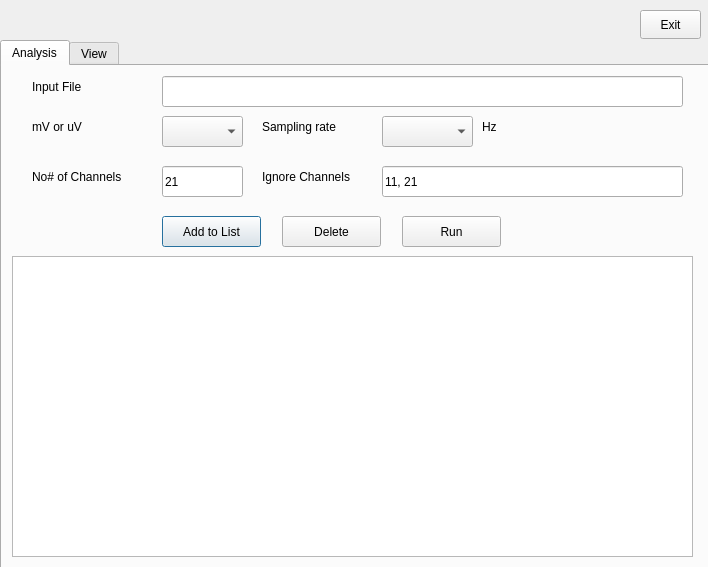
<ui version="4.0" >
 <author>Syed Mamun Raihan</author>
 <comment></comment>
 <exportmacro></exportmacro>
 <class>Dialog</class>
 <widget class="QDialog" name="Dialog" >
  <property name="geometry" >
   <rect>
    <x>0</x>
    <y>0</y>
    <width>708</width>
    <height>567</height>
   </rect>
  </property>
  <property name="windowTitle" >
   <string>Dialog</string>
  </property>
  <widget class="QToolButton" name="toolButton" >
   <property name="geometry" >
    <rect>
     <x>640</x>
     <y>10</y>
     <width>61</width>
     <height>29</height>
    </rect>
   </property>
   <property name="toolTip" >
    <string>Exit from the program</string>
   </property>
   <property name="text" >
    <string>Exit</string>
   </property>
   <property name="toolButtonStyle" >
    <enum>Qt::ToolButtonTextOnly</enum>
   </property>
  </widget>
  <widget class="QTabWidget" name="tabWidget" >
   <property name="geometry" >
    <rect>
     <x>0</x>
     <y>40</y>
     <width>711</width>
     <height>531</height>
    </rect>
   </property>
   <property name="currentIndex" >
    <number>0</number>
   </property>
   <widget class="QWidget" name="tab" >
    <attribute name="title" >
     <string>Analysis</string>
    </attribute>
    <widget class="QLabel" name="label_2" >
     <property name="geometry" >
      <rect>
       <x>30</x>
       <y>50</y>
       <width>111</width>
       <height>21</height>
      </rect>
     </property>
     <property name="text" >
      <string>mV or uV</string>
     </property>
    </widget>
    <widget class="QLabel" name="label" >
     <property name="geometry" >
      <rect>
       <x>30</x>
       <y>10</y>
       <width>68</width>
       <height>21</height>
      </rect>
     </property>
     <property name="text" >
      <string>Input File</string>
     </property>
    </widget>
    <widget class="QLabel" name="label_5" >
     <property name="geometry" >
      <rect>
       <x>30</x>
       <y>100</y>
       <width>121</width>
       <height>21</height>
      </rect>
     </property>
     <property name="text" >
      <string>No# of Channels</string>
     </property>
    </widget>
    <widget class="QLabel" name="label_3" >
     <property name="geometry" >
      <rect>
       <x>260</x>
       <y>50</y>
       <width>111</width>
       <height>21</height>
      </rect>
     </property>
     <property name="text" >
      <string>Sampling rate</string>
     </property>
    </widget>
    <widget class="QLabel" name="label_6" >
     <property name="geometry" >
      <rect>
       <x>260</x>
       <y>100</y>
       <width>121</width>
       <height>21</height>
      </rect>
     </property>
     <property name="text" >
      <string>Ignore Channels</string>
     </property>
    </widget>
    <widget class="QLabel" name="label_4" >
     <property name="geometry" >
      <rect>
       <x>480</x>
       <y>50</y>
       <width>41</width>
       <height>21</height>
      </rect>
     </property>
     <property name="text" >
      <string>Hz</string>
     </property>
    </widget>
    <widget class="QComboBox" name="comboBox_2" >
     <property name="geometry" >
      <rect>
       <x>380</x>
       <y>50</y>
       <width>91</width>
       <height>31</height>
      </rect>
     </property>
     <property name="toolTip" >
      <string>For consistent processing 500 Hz sampling will downsampled to 250 Hz</string>
     </property>
    </widget>
    <widget class="QPushButton" name="pushButton" >
     <property name="geometry" >
      <rect>
       <x>160</x>
       <y>150</y>
       <width>99</width>
       <height>31</height>
      </rect>
     </property>
     <property name="text" >
      <string>Add to List</string>
     </property>
    </widget>
    <widget class="QPushButton" name="pushButton_2" >
     <property name="geometry" >
      <rect>
       <x>280</x>
       <y>150</y>
       <width>99</width>
       <height>31</height>
      </rect>
     </property>
     <property name="text" >
      <string>Delete</string>
     </property>
    </widget>
    <widget class="QPushButton" name="pushButton_3" >
     <property name="geometry" >
      <rect>
       <x>400</x>
       <y>150</y>
       <width>99</width>
       <height>31</height>
      </rect>
     </property>
     <property name="text" >
      <string>Run</string>
     </property>
    </widget>
    <widget class="QListView" name="listView" >
     <property name="geometry" >
      <rect>
       <x>10</x>
       <y>190</y>
       <width>681</width>
       <height>301</height>
      </rect>
     </property>
    </widget>
    <widget class="QLineEdit" name="lineEdit_2" >
     <property name="geometry" >
      <rect>
       <x>160</x>
       <y>100</y>
       <width>81</width>
       <height>31</height>
      </rect>
     </property>
     <property name="text" >
      <string>21</string>
     </property>
    </widget>
    <widget class="QLineEdit" name="lineEdit_3" >
     <property name="geometry" >
      <rect>
       <x>380</x>
       <y>100</y>
       <width>301</width>
       <height>31</height>
      </rect>
     </property>
     <property name="toolTip" >
      <string>Enter comma , semi colon or  space seperated values</string>
     </property>
     <property name="text" >
      <string>11, 21</string>
     </property>
    </widget>
    <widget class="QLineEdit" name="lineEdit" >
     <property name="geometry" >
      <rect>
       <x>160</x>
       <y>10</y>
       <width>521</width>
       <height>31</height>
      </rect>
     </property>
     <property name="toolTip" >
      <string>Output file will be in the same directory as the program itself is running, name of the output file will be Trend.txt, header.txt, timestamp.txt</string>
     </property>
    </widget>
    <widget class="QComboBox" name="comboBox" >
     <property name="geometry" >
      <rect>
       <x>160</x>
       <y>50</y>
       <width>81</width>
       <height>31</height>
      </rect>
     </property>
     <property name="toolTip" >
      <string>for consistent numerical value mV will be converted to uV</string>
     </property>
    </widget>
   </widget>
   <widget class="QWidget" name="tab_2" >
    <attribute name="title" >
     <string>View</string>
    </attribute>
   </widget>
  </widget>
 </widget>
 <pixmapfunction></pixmapfunction>
 <includes/>
 <resources/>
 <connections>
  <connection>
   <sender>toolButton</sender>
   <signal>clicked()</signal>
   <receiver>Dialog</receiver>
   <slot>close()</slot>
   <hints>
    <hint type="sourcelabel" >
     <x>670</x>
     <y>24</y>
    </hint>
    <hint type="destinationlabel" >
     <x>353</x>
     <y>283</y>
    </hint>
   </hints>
  </connection>
 </connections>
</ui>
